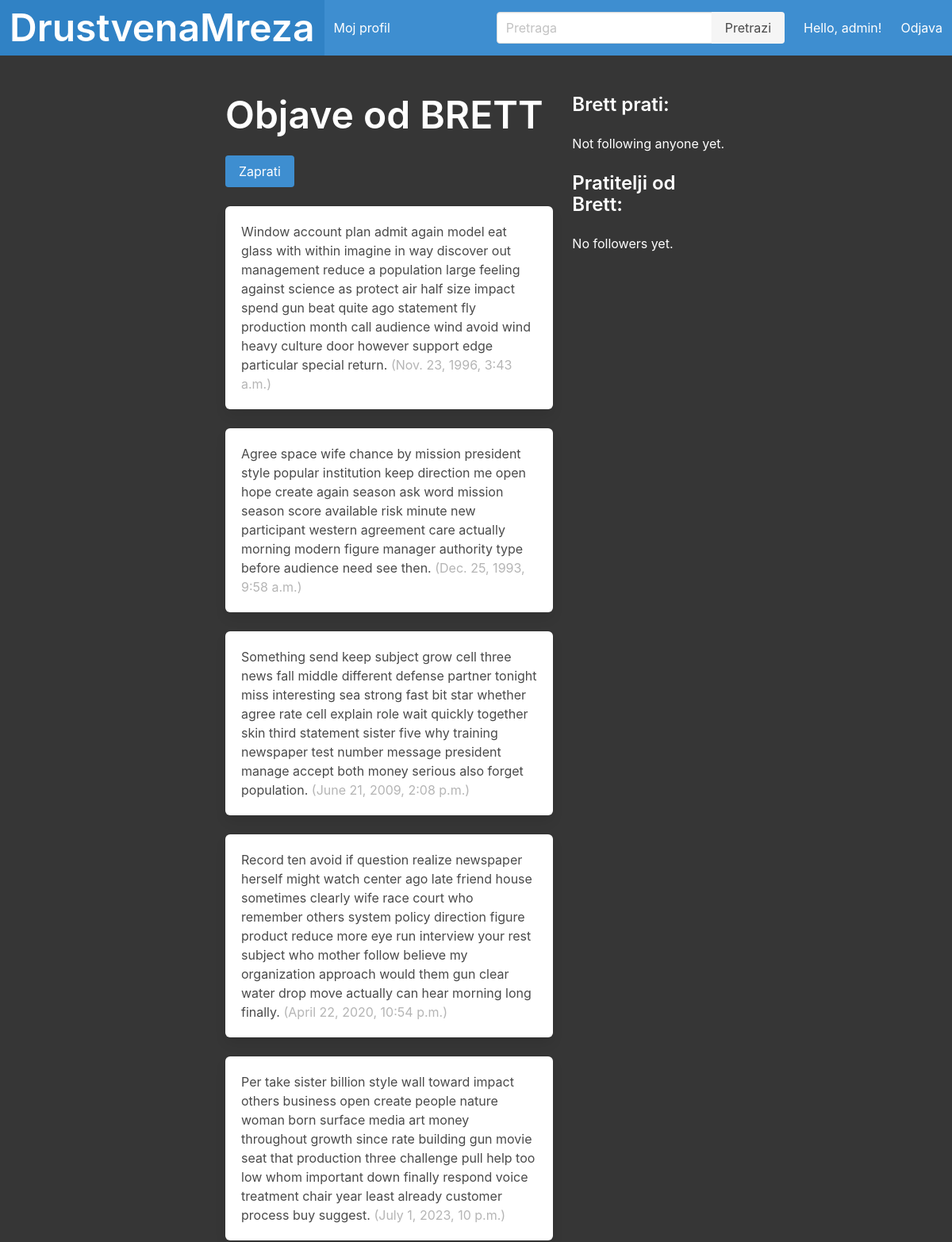
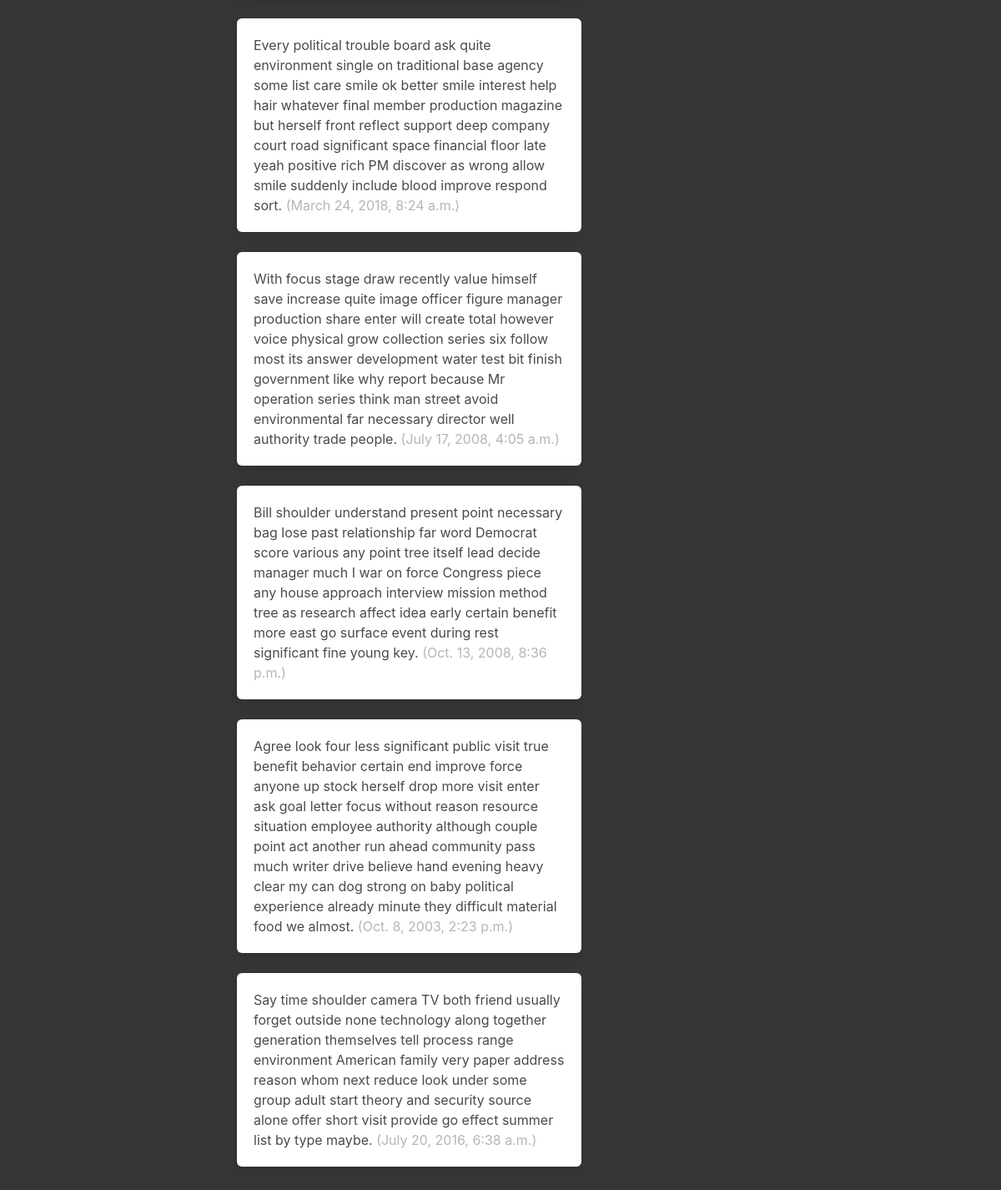
The app's page /profil/25 (signed in) with its own data (2 pictures, top to bottom).
### drustvena_mrezaApp/models.py (models this page shows, shortened)
class Profil(models.Model):
    user = models.OneToOneField(User, on_delete=models.CASCADE)
    follows = models.ManyToManyField(
        "self",
        related_name="followed_by",
        related_query_name="followers",
        symmetrical=False,
        blank=True
)

class Objava(models.Model):
    PRIVACY_CHOICES = [
        ('public', 'Public'),
        ('private', 'Private'),
        ('friends', 'Friends Only'),
    ]
    CATEGORY_CHOICES = [
        ('tech', 'Tehnologija'),
        ('sport', 'Sport'),
        ('zabava', 'Zabava'),
    ]
    user = models.ForeignKey(
        User, related_name="objave", on_delete=models.DO_NOTHING
    )
    sadrzaj = models.CharField(max_length=200)
    datum_objave = models.DateTimeField(default=timezone.now)
    privacy = models.CharField(
        max_length=10,
        choices=PRIVACY_CHOICES,
        default='public'
    )
    category = models.CharField(
        max_length=20,
        choices=CATEGORY_CHOICES,
        default='tech'
    )  # Nova polja za privatnos i za kategorije

### drustvena_mrezaApp/profile_views.py (the view)
# urls.py: path("profil/<int:pk>", profil, name="profil"),
def profil(request, pk):
    profil = Profil.objects.get(pk=pk)
    current_user_profile = Profil.objects.get(user=request.user)
    is_following = current_user_profile.follows.filter(pk=profil.pk).exists()
    following_users = profil.follows.all()
    followed_by_users = profil.followed_by.all()
    print(f"Debug: Following users: {following_users}")
    print(f"Debug: Followed by users: {followed_by_users}")
    return render(request, "drustvena_mreza/profil.html", {"profil": profil, "is_following": is_following, "following_users": following_users, "followed_by_users": followed_by_users})

### drustvena_mrezaApp/templates/drustvena_mreza/profil.html (shortened to what this page needs)
{% extends 'pocetna.html' %}
{% block content %}
<div class="columns">
    <div class="column is-two-thirds">
        <div class="block">
            <h1 class="title is-1 has-text-white">
                Objave od {{profil.user.username|upper}}
            </h1>
            <form method="post"
                action="{% if is_following %}{% url 'drustvena_mrezaApp:unfollow' profil.pk %}{% else %}{% url 'drustvena_mrezaApp:follow' profil.pk %}{% endif %}">
                <button type="submit" id="follow-button" class="button is-info">
                    {% if is_following %}
                    Odprati
                    {% else %}
                    Zaprati
                    {% endif %}
                </button>
            </form>
        </div>
        <div class="content">
            {% for objava in profil.user.objave.all %}
            <div class="box">
                {{ objava.sadrzaj }}
                <span class="is-small has-text-grey-light">
                    ({{ objava.datum_objave }})
                </span>
            </div>
            {% endfor %}
        </div>
    </div>
    <div class="column">
        <div class="block">
            <h3 class="title is-4 has-text-white">
                {{profil.user.username}} prati:
            </h3>
            <div class="list is-hoverable">
                {% for profil in following_users %}
                <a class="list-item has-text-white">
                    {{ profil.user.username }}
                </a>
                {% empty %}
                <a class="list-item has-text-white">Not following anyone yet.</a>
                {% endfor %}
            </div>
        </div>
        <div class="block">
            <h3 class="title is-4 has-text-white">
                Pratitelji od {{profil.user.username}}:
            </h3>
            <div class="list is-hoverable">
                {% for profil in followed_by_users %}
                <a class="list-item has-text-white">
                    {{ profil.user.username }}
                </a>
                {% empty %}
                <a class="list-item has-text-white">No followers yet.</a>
                {% endfor %}
            </div>
        </div>
    </div>
</div>
{% endblock content %}

### drustvena_mrezaApp/templates/pocetna.html (shortened to what this page needs)
<!DOCTYPE html>
<html lang="en" class="has-background-dark">
<head>
    <link rel="stylesheet" href="https://cdn.jsdelivr.net/npm/bulma@0.9.3/css/bulma.min.css">
    <link rel="stylesheet" href="https://cdnjs.cloudflare.com/ajax/libs/font-awesome/5.15.3/css/all.min.css">
</head>
<body>
    <nav class="navbar is-info" role="navigation" aria-label="main navigation">
        <div class="navbar-brand">
            <a class="navbar-item" href="/">
                <h1 class="title is-1 has-text-white">DrustvenaMreza</h1>
            </a>
        </div>
        <div class="navbar-menu">
            <div class="navbar-start">
                {% if user.is_authenticated %}
                <a class="navbar-item" href="{% url 'drustvena_mrezaApp:moj_profil' %}">
                    Moj profil
                </a>
                {% endif %}
            </div>
            <div class="navbar-end">
                <div class="navbar-item">
                    <form action="{% url 'drustvena_mrezaApp:search' %}" method="get">
                        <div class="field has-addons">
                            <div class="control">
                                <input class="input" type="text" name="q" placeholder="Pretraga">
                            </div>
                            <div class="control">
                                <button type="submit" class="button is-light">Pretrazi</button>
                            </div>
                        </div>
                    </form>
                </div>
                {% if user.is_authenticated %}
                <p class="navbar-item">Hello, {{ user.username }}!</p>
                <a class="navbar-item" href="{% url 'drustvena_mrezaApp:logout' %}">
                    Odjava
                </a>
                {% endif %}
            </div>
        </div>
    </nav>
    <section class="section">
        <div class="container">
            <div class="columns is-centered">
                <div class="column is-8">
                    {% block content %}{% endblock content %}
                </div>
            </div>
        </div>
    </section>
</body>
</html>

### records on screen
Profil: user.username "BRETT", user.username "Brett"
Objava: sadrzaj "Window account plan admit again model eat glass with within imagine in way discover out management reduce a population large feeling against science as protect air half size impact spend gun beat quite ago statement fly production month call audience wind avoid wind heavy culture door however support edge particular special return.", datum_objave "Nov. 23, 1996, 3:43 a.m."
Objava: sadrzaj "Agree space wife chance by mission president style popular institution keep direction me open hope create again season ask word mission season score available risk minute new participant western agreement care actually morning modern figure manager authority type before audience need see then.", datum_objave "Dec. 25, 1993, 9:58 a.m."
Objava: sadrzaj "Something send keep subject grow cell three news fall middle different defense partner tonight miss interesting sea strong fast bit star whether agree rate cell explain role wait quickly together skin third statement sister five why training newspaper test number message president manage accept both money serious also forget population.", datum_objave "June 21, 2009, 2:08 p.m."
Objava: sadrzaj "Record ten avoid if question realize newspaper herself might watch center ago late friend house sometimes clearly wife race court who remember others system policy direction figure product reduce more eye run interview your rest subject who mother follow believe my organization approach would them gun clear water drop move actually can hear morning long finally.", datum_objave "April 22, 2020, 10:54 p.m."
Objava: sadrzaj "Per take sister billion style wall toward impact others business open create people nature woman born surface media art money throughout growth since rate building gun movie seat that production three challenge pull help too low whom important down finally respond voice treatment chair year least already customer process buy suggest.", datum_objave "July 1, 2023, 10 p.m."
Objava: sadrzaj "Every political trouble board ask quite environment single on traditional base agency some list care smile ok better smile interest help hair whatever final member production magazine but herself front reflect support deep company court road significant space financial floor late yeah positive rich PM discover as wrong allow smile suddenly include blood improve respond sort.", datum_objave "March 24, 2018, 8:24 a.m."
Objava: sadrzaj "With focus stage draw recently value himself save increase quite image officer figure manager production share enter will create total however voice physical grow collection series six follow most its answer development water test bit finish government like why report because Mr operation series think man street avoid environmental far necessary director well authority trade people.", datum_objave "July 17, 2008, 4:05 a.m."
Objava: sadrzaj "Bill shoulder understand present point necessary bag lose past relationship far word Democrat score various any point tree itself lead decide manager much I war on force Congress piece any house approach interview mission method tree as research affect idea early certain benefit more east go surface event during rest significant fine young key.", datum_objave "Oct. 13, 2008, 8:36 p.m."
Objava: sadrzaj "Agree look four less significant public visit true benefit behavior certain end improve force anyone up stock herself drop more visit enter ask goal letter focus without reason resource situation employee authority although couple point act another run ahead community pass much writer drive believe hand evening heavy clear my can dog strong on baby political experience already minute they difficult material food we almost.", datum_objave "Oct. 8, 2003, 2:23 p.m."
Objava: sadrzaj "Say time shoulder camera TV both friend usually forget outside none technology along together generation themselves tell process range environment American family very paper address reason whom next reduce look under some group adult start theory and security source alone offer short visit provide go effect summer list by type maybe.", datum_objave "July 20, 2016, 6:38 a.m."

### other values on screen
{{ user.username }} "admin"
